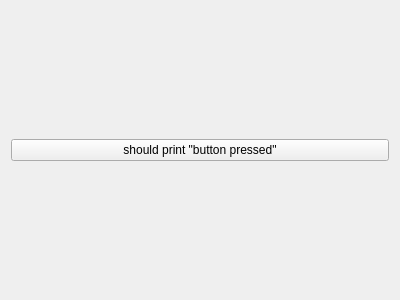
<?xml version="1.0" encoding="UTF-8"?>
<ui version="4.0">
 <class>TestForm</class>
 <widget class="QWidget" name="TestForm">
  <property name="geometry">
   <rect>
    <x>0</x>
    <y>0</y>
    <width>400</width>
    <height>300</height>
   </rect>
  </property>
  <property name="windowTitle">
   <string>Form</string>
  </property>
  <layout class="QGridLayout" name="gridLayout">
   <item row="0" column="0">
    <widget class="QPushButton" name="button">
     <property name="text">
      <string>should print &quot;button pressed&quot;</string>
     </property>
    </widget>
   </item>
  </layout>
 </widget>
 <resources>
  <include location="res.rcc"/>
 </resources>
 <connections>
  <connection>
   <sender>button</sender>
   <signal>clicked()</signal>
   <receiver>TestForm</receiver>
   <slot>testSlot()</slot>
   <hints>
    <hint type="sourcelabel">
     <x>199</x>
     <y>149</y>
    </hint>
    <hint type="destinationlabel">
     <x>199</x>
     <y>149</y>
    </hint>
   </hints>
  </connection>
 </connections>
 <slots>
  <slot>testSlot()</slot>
 </slots>
</ui>
